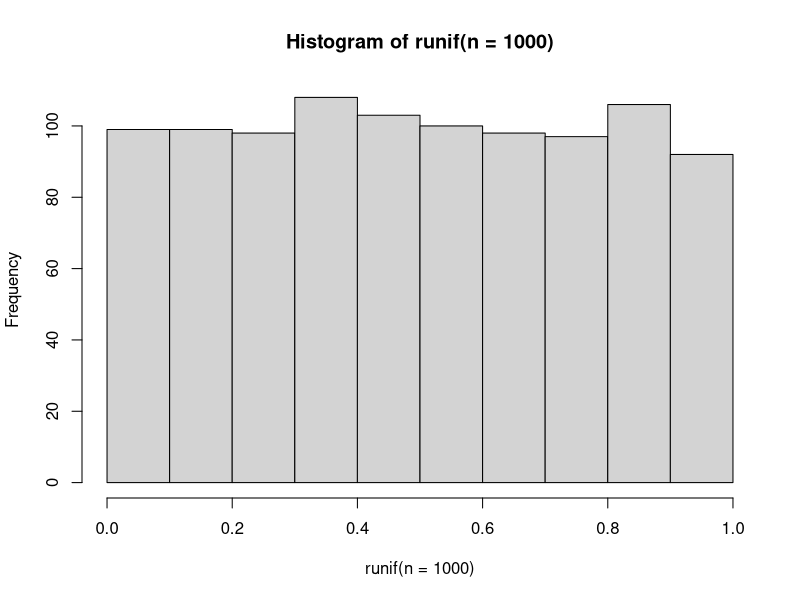
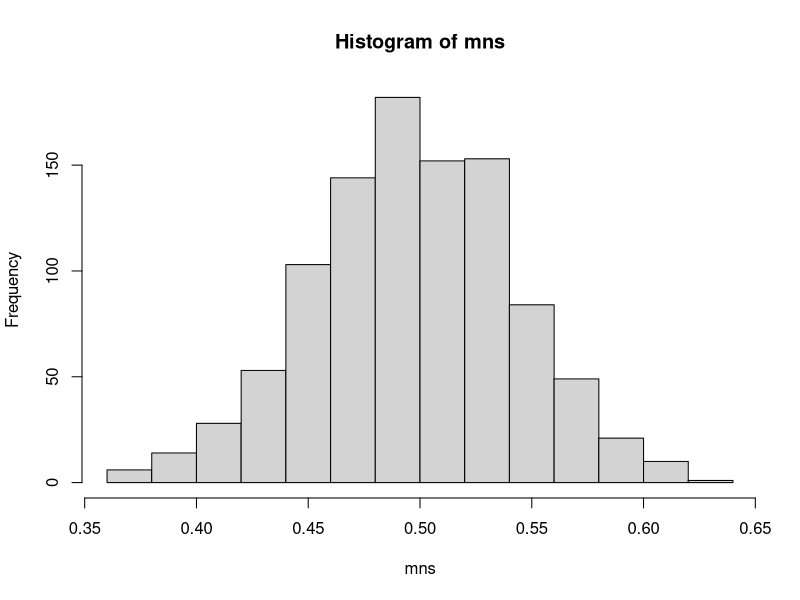
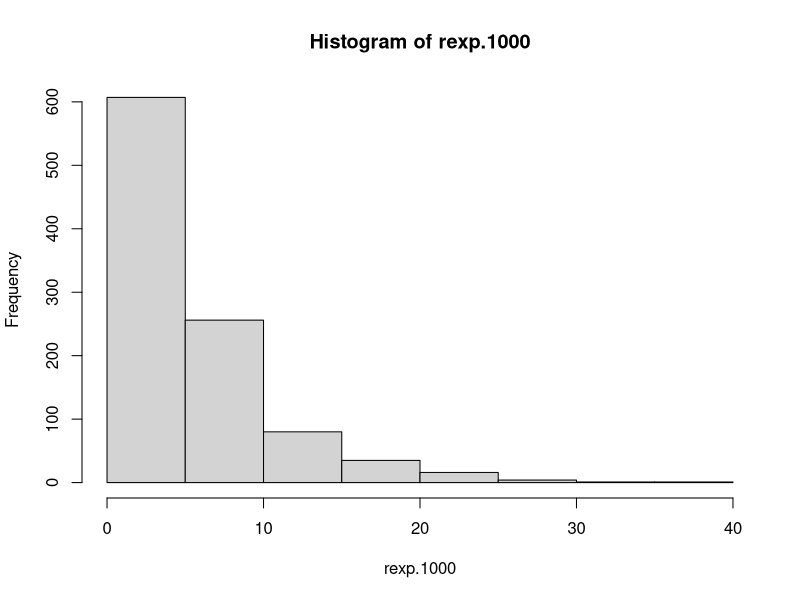
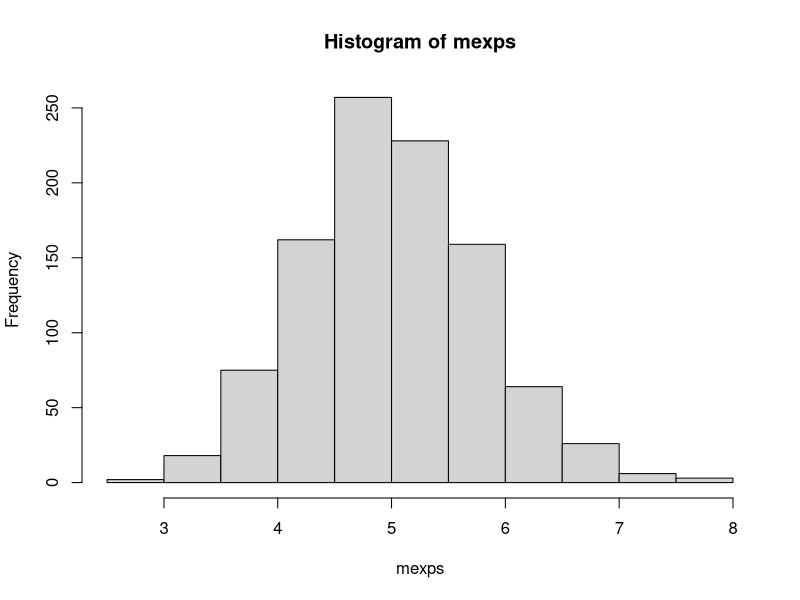

The R source for these figures, in order:
### 1000 repetitions of runif
set.seed(123)
hist(runif(n = 1000))

## 1000 averages of 40 averages of runif
mns = NULL
for (i in 1 : 1000) {
      mns = c(mns, mean(runif(40)))
}      
hist(mns)



## Project 
## 1000 of repetitions of exponential distribusion with rate = 0.2 
set.seed(123)
rexp.1000 <- rexp(n = 1000, rate = 0.2)
hist(rexp.1000)

##  
set.seed(123) ## Purpose of this line to make this simulation reproducible. 
mexps <- NULL
for (i in 1 : 1000) {
    mexps <- c(mexps, mean(rexp(n = 40, rate = 0.2)))
}
hist(mexps)